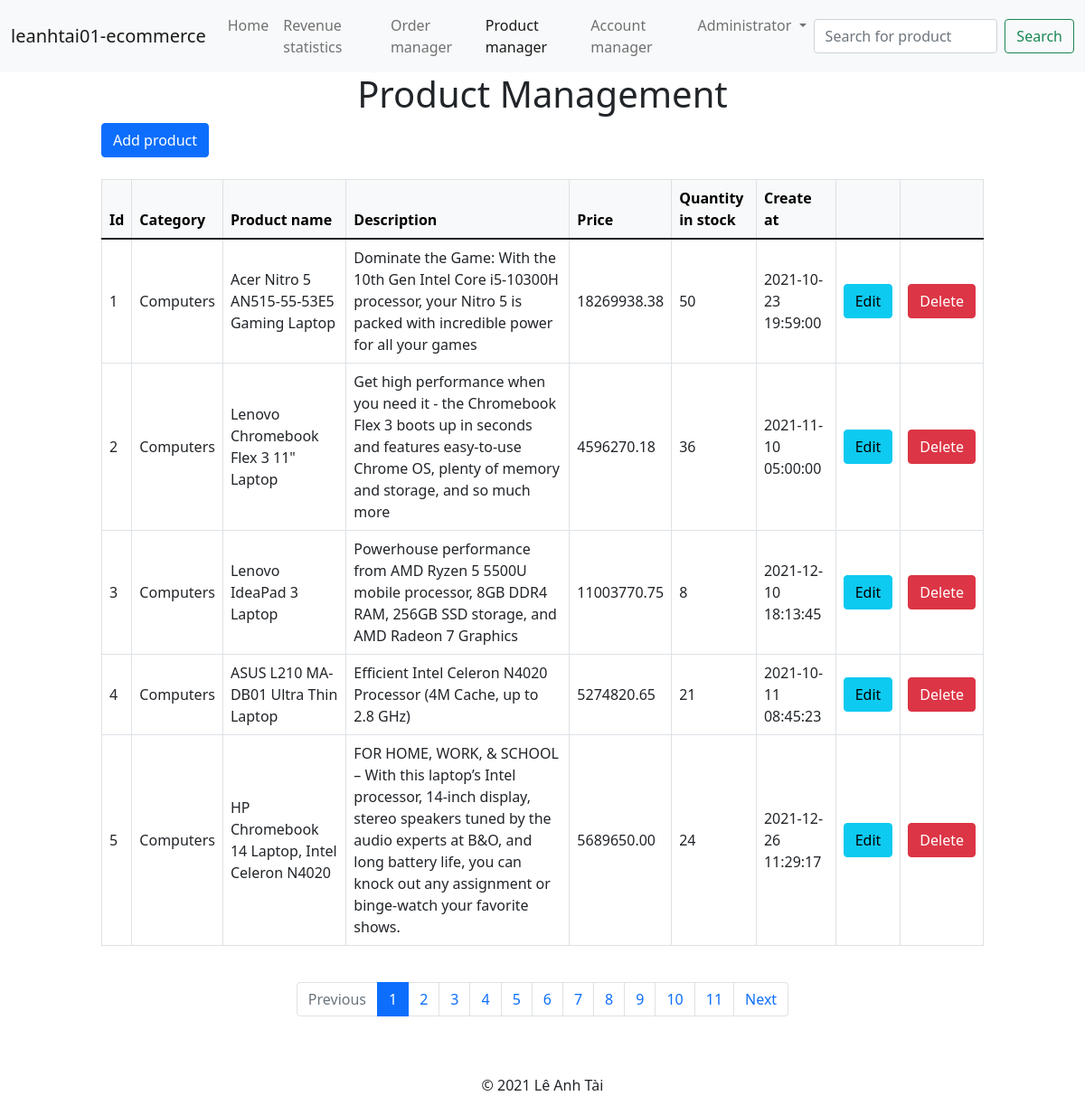
Screenshot of /admin/product_manager.php (signed in) with the database file from the repository.
### tables this page shows
CREATE TABLE products (
  id INT NOT NULL AUTO_INCREMENT,
  category_id INT NOT NULL,
  product_name VARCHAR(255) NOT NULL,
  description TEXT NOT NULL,
  price DECIMAL(15, 2) NOT NULL,
  quantity_in_stock INT NOT NULL,
  create_at DATETIME DEFAULT CURRENT_TIMESTAMP,
  is_deleted TINYINT DEFAULT 0,
  CONSTRAINT pk_products PRIMARY KEY (id)
);

CREATE TABLE categories (
  id INT NOT NULL AUTO_INCREMENT,
  category_name VARCHAR(20) NOT NULL,
  description TEXT NOT NULL,
  CONSTRAINT pk_categories PRIMARY KEY (id)
);

### conf/init.conf.php (called while the page is built, shortened)
<?php
$host_url = getenv("HOST_URL");

### db_access/product.php (called while the page is built, shortened)
<?php
require_once(dirname(__DIR__) . "/conf/db.conf.php");
function get_product_list_limit($offset, $number_of_products)
{
  global $pdo;
  $sql = "SELECT "
    . "p.id,"
    . "p.category_id,"
    . "c.category_name,"
    . "p.product_name,"
    . "p.description,"
    . "p.price,"
    . "p.quantity_in_stock,"
    . "p.create_at "
    . "FROM products p "
    . "INNER JOIN categories c "
    . "ON p.category_id = c.id "
    . "LIMIT $offset, $number_of_products;";
  $stmt = $pdo->prepare($sql);
  $stmt->execute();
  return $stmt->fetchAll(PDO::FETCH_ASSOC);
}
function get_number_of_products()
{
  global $pdo;
  $sql = "SELECT COUNT(*) FROM products;";
  $stmt = $pdo->prepare($sql);
  $stmt->execute();
  return $stmt->fetchColumn();
}
function is_product_deleted($product_id)
{
  global $pdo;
  $sql = "SELECT is_deleted FROM products WHERE id = :id;";
  $stmt = $pdo->prepare($sql);
  $stmt->execute(["id" => $product_id]);
  $result = $stmt->fetch(PDO::FETCH_ASSOC);
  return $result["is_deleted"] == 1 ? true : false;
}

### web/admin/product_manager.php (the view, shortened to what this page needs)
<?php
$page = "product_manager";
require_once(dirname(dirname(__DIR__)) . "/conf/init.conf.php");
require_once(dirname(dirname(__DIR__)) . "/db_access/product.php");
$records_per_page = 5;
$number_of_products = get_number_of_products();
$number_of_pages = ceil($number_of_products / $records_per_page);
$current_page = 1;
$start_offset = ($current_page - 1) * $records_per_page;
$products = get_product_list_limit($start_offset, $records_per_page);
?>
<?php include_once(dirname(dirname(__DIR__)) . "/template/header.php") ?>
<h1 class="text-center">Product Management</h1>
<div class="container-fluid">
  <div class="row">
    <div class="col-md-1"></div>
    <div class="col-md-10">
      <a class="btn btn-primary" href="<?php echo $host_url; ?>/admin/add_product.php">Add product</a>
    </div>
    <div class="col-md-1"></div>
  </div>
  <div class="row mt-4">
    <div class="col-md-1"></div>
    <div class="col-md-10">
      <table class="table table-bordered align-middle">
        <thead class="table-light">
          <tr>
            <th>Id</th>
            <th>Category</th>
            <th>Product name</th>
            <th>Description</th>
            <th>Price</th>
            <th>Quantity in stock</th>
            <th>Create at</th>
            <th></th>
            <th></th>
          </tr>
        </thead>
        <tbody>
          <?php foreach ($products as $product) : ?>
            <tr <?php echo is_product_deleted($product["id"]) ? "class = 'table-danger'" : "" ?>>
              <td><?php echo $product["id"] ?></td>
              <td><?php echo $product["category_name"] ?></td>
              <td><?php echo $product["product_name"] ?></td>
              <td><?php echo $product["description"] ?></td>
              <td><?php echo $product["price"] ?></td>
              <td><?php echo $product["quantity_in_stock"] ?></td>
              <td><?php echo $product["create_at"] ?></td>
              <?php if (!is_product_deleted($product["id"])) : ?>
                <td><a class="btn btn-info" href="<?php echo $host_url; ?>/admin/edit_product.php?id=<?php echo $product["id"] ?>">Edit</a></td>
                <td><a class="btn btn-danger" href="<?php echo $host_url . "/admin/delete_product.php?id=" . $product["id"]; ?>">Delete</a></td>
              <?php else : ?>
                <td></td>
                <td><a class="btn btn-success" href="<?php echo $host_url . "/admin/restore_product.php?id=" . $product["id"]; ?>">Restore</a></td>
              <?php endif; ?>
            </tr>
          <?php endforeach; ?>
        </tbody>
      </table>
    </div>
    <div class="col-md-1"></div>
  </div>
  <div class="row">
    <div class="col-md-1"></div>
    <div class="col-md-10 d-flex justify-content-center mt-4">
      <nav aria-label="...">
        <ul class="pagination">
          <li class="page-item <?php echo $current_page <= 1 ? "disabled" : "" ?>">
            <a class="page-link" href="<?php echo $current_page <= 1 ? "#" : $host_url . "/admin/product_manager.php?page=" . $current_page - 1 ?>" tabindex="-1" aria-disabled="true">Previous</a>
          </li>
          <?php for ($i = 1; $i <= $number_of_pages; ++$i) : ?>
            <li class="page-item <?php echo $current_page == $i ? "active" : "" ?>">
              <a class="page-link" href="<?php echo $host_url; ?>/admin/product_manager.php?page=<?php echo $i; ?>">
                <?php echo $i; ?>
              </a>
            </li>
          <?php endfor; ?>
          <li class="page-item <?php echo $current_page >= $number_of_pages ? "disabled" : "" ?>">
            <a class="page-link" href="<?php echo $current_page >= $number_of_pages ? "#" : $host_url . "/admin/product_manager.php?page=" . $current_page + 1 ?>">Next</a>
          </li>
        </ul>
      </nav>
    </div>
    <div class="col-md-1"></div>
  </div>
</div>
<?php include_once(dirname(dirname(__DIR__)) . "/template/footer.php") ?>

### template/header.php (shortened to what this page needs)
<!doctype html>
<html lang="en">
<head>
  <link href="<?php echo $host_url; ?>/css/login.css" rel="stylesheet" />
  <link href="<?php echo $host_url; ?>/css/register.css" rel="stylesheet" />
  <link href="<?php echo $host_url; ?>/css/index.css" rel="stylesheet" />
  <link href="https://cdn.jsdelivr.net/npm/bootstrap@5.1.3/dist/css/bootstrap.min.css" rel="stylesheet">
  <link rel="stylesheet" href="https://cdn.jsdelivr.net/npm/bootstrap-icons@1.7.2/font/bootstrap-icons.css">
</head>
<body>
  <header>
    <nav class="navbar navbar-expand-lg navbar-light bg-light">
      <div class="container-fluid">
        <a class="navbar-brand" href="<?php echo $host_url; ?>/index.php">leanhtai01-ecommerce</a>
        <div class="collapse navbar-collapse" id="navbarSupportedContent">
          <ul class="navbar-nav me-auto mb-2 mb-lg-0">
            <li class="nav-item">
              <a class="nav-link <?php echo $page == "index" ? "active" : "" ?>" aria-current="page" href="<?php echo $host_url; ?>/index.php">Home</a>
            </li>
            <?php if (!isset($_SESSION["account_info"])) : ?>
              <li class="nav-item">
                <a class="nav-link <?php echo $page == "login" ? "active" : "" ?>" href="<?php echo $host_url; ?>/account/login.php">Login</a>
              </li>
              <li class="nav-item">
                <a class="nav-link <?php echo $page == "register" ? "active" : "" ?>" href="<?php echo $host_url; ?>/account/register.php">Register</a>
              </li>
            <?php else : ?>
              <?php if ($_SESSION["role_id"] == 1) : ?>
                <li class="nav-item">
                  <a class="nav-link <?php echo $page == "favorite" ? "active" : "" ?>" href="<?php echo $host_url; ?>/favorite/favorite.php">Favorite products</a>
                </li>
                <li class="nav-item">
                  <a class="nav-link <?php echo $page == "order_history" ? "active" : "" ?>" href="<?php echo $host_url . "/order/order_history.php?account_id=" . $_SESSION["account_info"]["id"]; ?>">Order history</a>
                </li>
              <?php elseif ($_SESSION["role_id"] == 0) : ?>
                <li class="nav-item">
                  <a class="nav-link <?php echo $page == "revenue_statistic" ? "active" : "" ?>" href="<?php echo $host_url . "/admin/revenue_statistic.php"; ?>">Revenue statistics</a>
                </li>
                <li class="nav-item">
                  <a class="nav-link <?php echo $page == "order_manager" ? "active" : "" ?>" href="<?php echo $host_url . "/admin/order_manager.php"; ?>">Order manager</a>
                </li>
                <li class="nav-item">
                  <a class="nav-link <?php echo $page == "product_manager" ? "active" : "" ?>" href="<?php echo $host_url . "/admin/product_manager.php"; ?>">Product manager</a>
                </li>
                <li class="nav-item">
                  <a class="nav-link <?php echo $page == "account_manager" ? "active" : "" ?>" href="<?php echo $host_url . "/admin/account_manager.php"; ?>">Account manager</a>
                </li>
              <?php endif; ?>
              <li class="nav-item dropdown">
                <a class="nav-link dropdown-toggle" href="#" id="navbarDropdown" role="button" data-bs-toggle="dropdown" aria-expanded="false">
                  <?php echo $_SESSION["account_info"]["fullname"] ?>
                </a>
              </li>
            <?php endif; ?>
          </ul>
          <form class="d-flex" method="get" action="<?php echo $host_url . "/product/search_for_product.php"; ?>">
            <input class="form-control me-2" type="search" placeholder="Search for product" aria-label="Search" name="keyword" id="keyword">
            <button class="btn btn-outline-success" type="submit">Search</button>
          </form>
        </div>
      </div>
    </nav>
  </header>

### template/footer.php
  <footer class="text-center mt-5">
    &copy; 2021 Lê Anh Tài
  </footer>
</body>
</html>

### rows the page displays
products: id "1", category.category_name "Computers", product_name "Acer Nitro 5 AN515-55-53E5 Gaming Laptop", description "Dominate the Game: With the 10th Gen Intel Core i5-10300H processor, your Nitro 5 is packed with incredible power for all your games", price "18269938.38", quantity_in_stock "50", create_at "2021-10-23 19:59:00"
products: id "2", category.category_name "Computers", product_name "Lenovo Chromebook Flex 3 11\" Laptop", description "Get high performance when you need it - the Chromebook Flex 3 boots up in seconds and features easy-to-use Chrome OS, plenty of memory and storage, and so much more", price "4596270.18", quantity_in_stock "36", create_at "2021-11-10 05:00:00"
products: id "3", category.category_name "Computers", product_name "Lenovo IdeaPad 3 Laptop", description "Powerhouse performance from AMD Ryzen 5 5500U mobile processor, 8GB DDR4 RAM, 256GB SSD storage, and AMD Radeon 7 Graphics", price "11003770.75", quantity_in_stock "8", create_at "2021-12-10 18:13:45"
products: id "4", category.category_name "Computers", product_name "ASUS L210 MA-DB01 Ultra Thin Laptop", description "Efficient Intel Celeron N4020 Processor (4M Cache, up to 2.8 GHz)", price "5274820.65", quantity_in_stock "21", create_at "2021-10-11 08:45:23"
products: id "5", category.category_name "Computers", product_name "HP Chromebook 14 Laptop, Intel Celeron N4020", description "FOR HOME, WORK, & SCHOOL – With this laptop’s Intel processor, 14-inch display, stereo speakers tuned by the audio experts at B&O, and long battery life, you can knock out any assignment or binge-watch your favorite shows.", price "5689650.00", quantity_in_stock "24", create_at "2021-12-26 11:29:17"

### other values shown
$_SESSION["account_info"]["fullname"] "Administrator"
